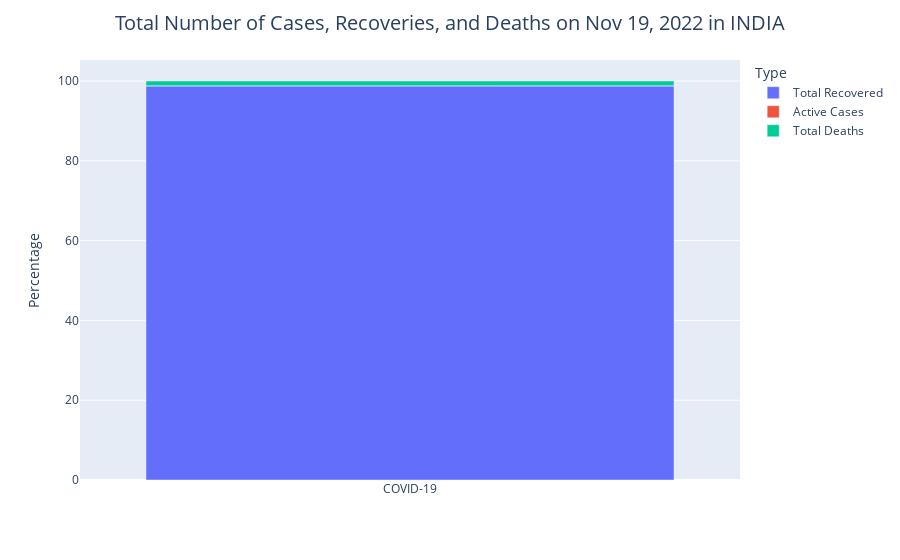

The code cell stored with this chart in its notebook:
### Code cell
cases_ser = df[["Total Recovered", "Active Cases", "Total Deaths"]].loc[2]
cases_df = pd.DataFrame(cases_ser).reset_index()
cases_df.columns = ['Type', 'Total']
cases_df['Percentage'] = np.round(100*cases_df['Total']/np.sum(cases_df['Total']), 2)
cases_df['Virus'] = ['COVID-19' for i in range(len(cases_df))]

fig = px.bar(cases_df, x='Virus', y='Percentage', color='Type', hover_data=['Total'])
fig.update_layout(title={'text': f"Total Number of Cases, Recoveries, and Deaths on {yesterday_str} in INDIA", 'x': 0.5,
                         'xanchor': 'center', 'font': {'size': 20}}, yaxis_title="Percentage", xaxis_title="")
fig.show()

### Figure 1 — Plotly figure (JSON) as saved in the notebook; plotly's stock layout.template omitted (floating-point values rounded to 4 significant figures)
{"data": [{"alignmentgroup": "True", "customdata": [[44131952]], "hovertemplate": "Type=Total Recovered<br>Virus=%{x}<br>Percentage=%{y}<br>Total=%{customdata[0]}<extra></extra>", "legendgroup": "Total Recovered", "marker": {"color": "#636efa", "pattern": {"shape": ""}}, "name": "Total Recovered", "offsetgroup": "Total Recovered", "orientation": "v", "showlegend": true, "textposition": "auto", "x": ["COVID-19"], "xaxis": "x", "y": [98.8], "yaxis": "y", "type": "bar"}, {"alignmentgroup": "True", "customdata": [[7491]], "hovertemplate": "Type=Active Cases<br>Virus=%{x}<br>Percentage=%{y}<br>Total=%{customdata[0]}<extra></extra>", "legendgroup": "Active Cases", "marker": {"color": "#EF553B", "pattern": {"shape": ""}}, "name": "Active Cases", "offsetgroup": "Active Cases", "orientation": "v", "showlegend": true, "textposition": "auto", "x": ["COVID-19"], "xaxis": "x", "y": [0.02], "yaxis": "y", "type": "bar"}, {"alignmentgroup": "True", "customdata": [[530574]], "hovertemplate": "Type=Total Deaths<br>Virus=%{x}<br>Percentage=%{y}<br>Total=%{customdata[0]}<extra></extra>", "legendgroup": "Total Deaths", "marker": {"color": "#00cc96", "pattern": {"shape": ""}}, "name": "Total Deaths", "offsetgroup": "Total Deaths", "orientation": "v", "showlegend": true, "textposition": "auto", "x": ["COVID-19"], "xaxis": "x", "y": [1.19], "yaxis": "y", "type": "bar"}], "layout": {"xaxis": {"anchor": "y", "domain": [0, 1], "title": {"text": ""}, "type": "category", "range": [-0.5, 0.5], "autorange": true}, "yaxis": {"anchor": "x", "domain": [0, 1], "title": {"text": "Percentage"}, "type": "linear", "range": [0, 105.3], "autorange": true}, "legend": {"title": {"text": "Type"}, "tracegroupgap": 0}, "margin": {"t": 60}, "barmode": "relative", "title": {"font": {"size": 20}, "text": "Total Number of Cases, Recoveries, and Deaths on Nov 19, 2022 in INDIA", "x": 0.5, "xanchor": "center"}, "autosize": true}}
